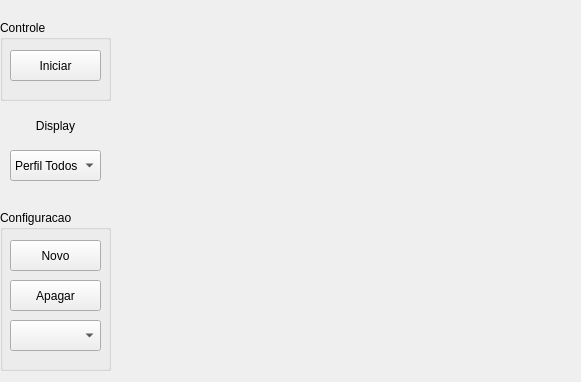
      <widget class="QWidget" name="page_3">
       <property name="geometry">
        <rect>
         <x>0</x>
         <y>0</y>
         <width>581</width>
         <height>382</height>
        </rect>
       </property>
       <attribute name="label">
        <string>Perfil Potencia Efetiva / Tempo</string>
       </attribute>
       <widget class="QComboBox" name="comboBox_displayPerfilPotencia">
        <property name="geometry">
         <rect>
          <x>10</x>
          <y>150</y>
          <width>91</width>
          <height>31</height>
         </rect>
        </property>
        <item>
         <property name="text">
          <string>Perfil Todos</string>
         </property>
        </item>
        <item>
         <property name="text">
          <string>Perfil R1</string>
         </property>
        </item>
        <item>
         <property name="text">
          <string>Perfil R2</string>
         </property>
        </item>
        <item>
         <property name="text">
          <string>Perfil R3</string>
         </property>
        </item>
        <item>
         <property name="text">
          <string>Perfil R4</string>
         </property>
        </item>
        <item>
         <property name="text">
          <string>Perfil R5</string>
         </property>
        </item>
        <item>
         <property name="text">
          <string>Perfil R6</string>
         </property>
        </item>
       </widget>
       <widget class="QGroupBox" name="groupBox_controlePerfilResistencia_2">
        <property name="geometry">
         <rect>
          <x>0</x>
          <y>20</y>
          <width>111</width>
          <height>81</height>
         </rect>
        </property>
        <property name="title">
         <string>Controle</string>
        </property>
        <widget class="QPushButton" name="pushButton_perfilPotencia">
         <property name="geometry">
          <rect>
           <x>10</x>
           <y>30</y>
           <width>91</width>
           <height>31</height>
          </rect>
         </property>
         <property name="text">
          <string>Iniciar</string>
         </property>
        </widget>
       </widget>
       <widget class="QLabel" name="label_41">
        <property name="geometry">
         <rect>
          <x>0</x>
          <y>110</y>
          <width>111</width>
          <height>31</height>
         </rect>
        </property>
        <property name="text">
         <string>Display</string>
        </property>
        <property name="alignment">
         <set>Qt::AlignCenter</set>
        </property>
       </widget>
       <widget class="QGroupBox" name="groupBox_configPerfilResistencia_2">
        <property name="geometry">
         <rect>
          <x>0</x>
          <y>210</y>
          <width>111</width>
          <height>161</height>
         </rect>
        </property>
        <property name="title">
         <string>Configuracao</string>
        </property>
        <widget class="QPushButton" name="pushButton_apagarPerfilPotencia">
         <property name="geometry">
          <rect>
           <x>10</x>
           <y>70</y>
           <width>91</width>
           <height>31</height>
          </rect>
         </property>
         <property name="text">
          <string>Apagar</string>
         </property>
        </widget>
        <widget class="QPushButton" name="pushButton_NovoPerfilPotencia">
         <property name="geometry">
          <rect>
           <x>10</x>
           <y>30</y>
           <width>91</width>
           <height>31</height>
          </rect>
         </property>
         <property name="text">
          <string>Novo</string>
         </property>
        </widget>
        <widget class="QComboBox" name="comboBox_perfilPotencia">
         <property name="geometry">
          <rect>
           <x>10</x>
           <y>110</y>
           <width>91</width>
           <height>31</height>
          </rect>
         </property>
         <property name="font">
          <font>
           <weight>50</weight>
           <bold>false</bold>
          </font>
         </property>
        </widget>
       </widget>
       <widget class="matplotlibWidget" name="widget_perfilPotencia" native="true">
        <property name="enabled">
         <bool>false</bool>
        </property>
        <property name="geometry">
         <rect>
          <x>120</x>
          <y>20</y>
          <width>461</width>
          <height>351</height>
         </rect>
        </property>
       </widget>
      </widget>
